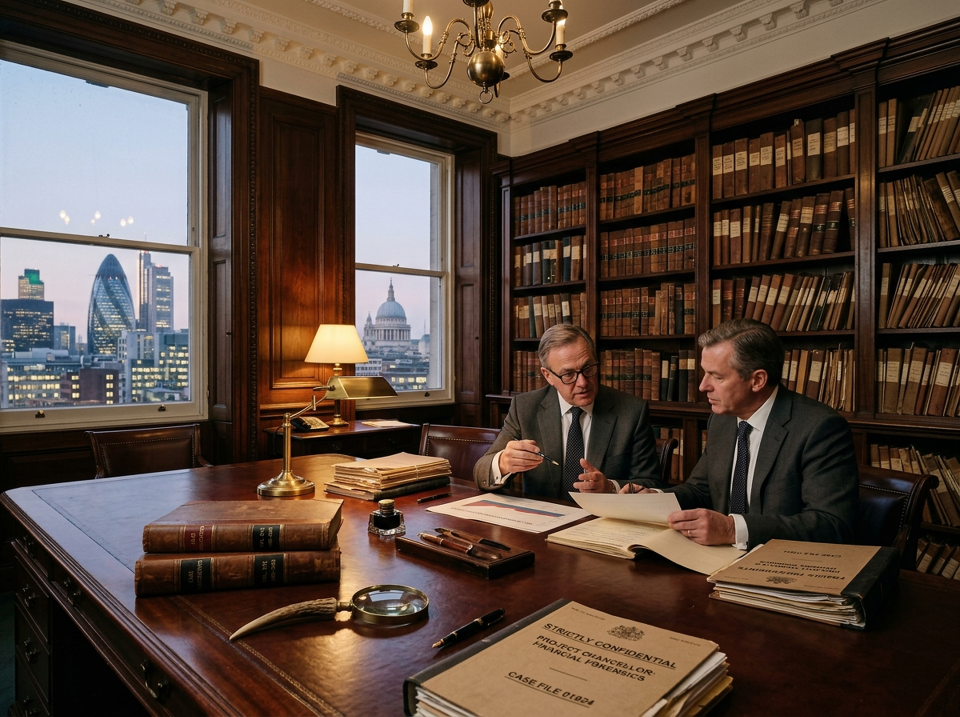
#> input picture assets/images/about/about-history.jpg, 3840 x 2867 px, given in place of contract_deal_review.jpg, which was not available (shown at 1/4 size)
$ python check_candidates.py
#> lines starting #> are read from the running program, lines starting #| are printed output that depends on the picture
import os, glob
from PIL import Image

scratch = r"C:\Users\thand\.gemini\antigravity\brain\23316da3-e558-4e4a-9c0f-11f4730e426e\scratch"
brain_dir = r"C:\Users\thand\.gemini\antigravity\brain\23316da3-e558-4e4a-9c0f-11f4730e426e"

candidates = [
    'contract_deal_review.jpg',
    'blog_legal_documents.jpg',
    'towers_reflection.jpg',
    'first_national_bank.jpg',
    'case_files_audit.jpg',
    'confidential_conference.jpg'
]

# Check if used anywhere in Website/assets/images
assets_images = glob.glob(r"c:\Users\thand\Desktop\Website\assets\images\**\*.*", recursive=True)
asset_basenames = {os.path.basename(f) for f in assets_images}

print("Checking candidate files:")
for c in candidates:
    src_p = os.path.join(scratch, c)
    im = Image.open(src_p)
#> im is the input picture: PIL image 3840x2867 RGB; mean R, G, B 88.3, 70.6, 59
    # create preview in brain_dir
    prev_path = os.path.join(brain_dir, f"preview_{c}")
    im_thumb = im.copy()
    im_thumb.thumbnail((800, 450), Image.Resampling.LANCZOS)
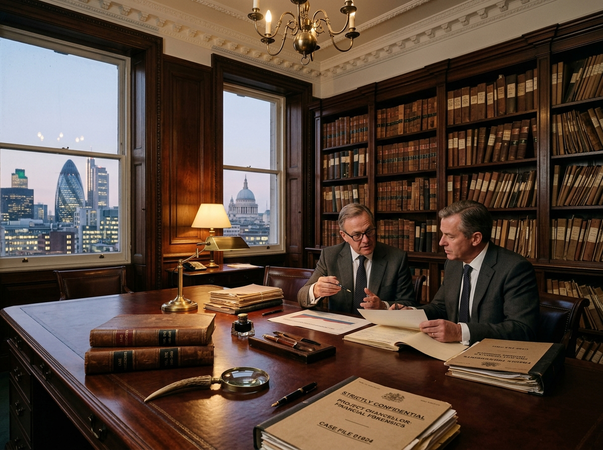
#> im_thumb: PIL image 603x450 RGB; mean R, G, B 88.2, 70.5, 58.9
    im_thumb.save(prev_path, "JPEG", quality=85)
    in_assets = c in asset_basenames
    print(f"  {c}: size={im.size}, saved preview to {prev_path}, in_assets={in_assets}")
#|   contract_deal_review.jpg: size=(3840, 2867), saved preview to C:\Users\thand\.gemini\antigravity\brain\23316da3-e558-4e4a-9c0f-11f4730e426e/preview_contract_deal_review.jpg, in_assets=False
#> pass 2 of the loop `for c in candidates:`:
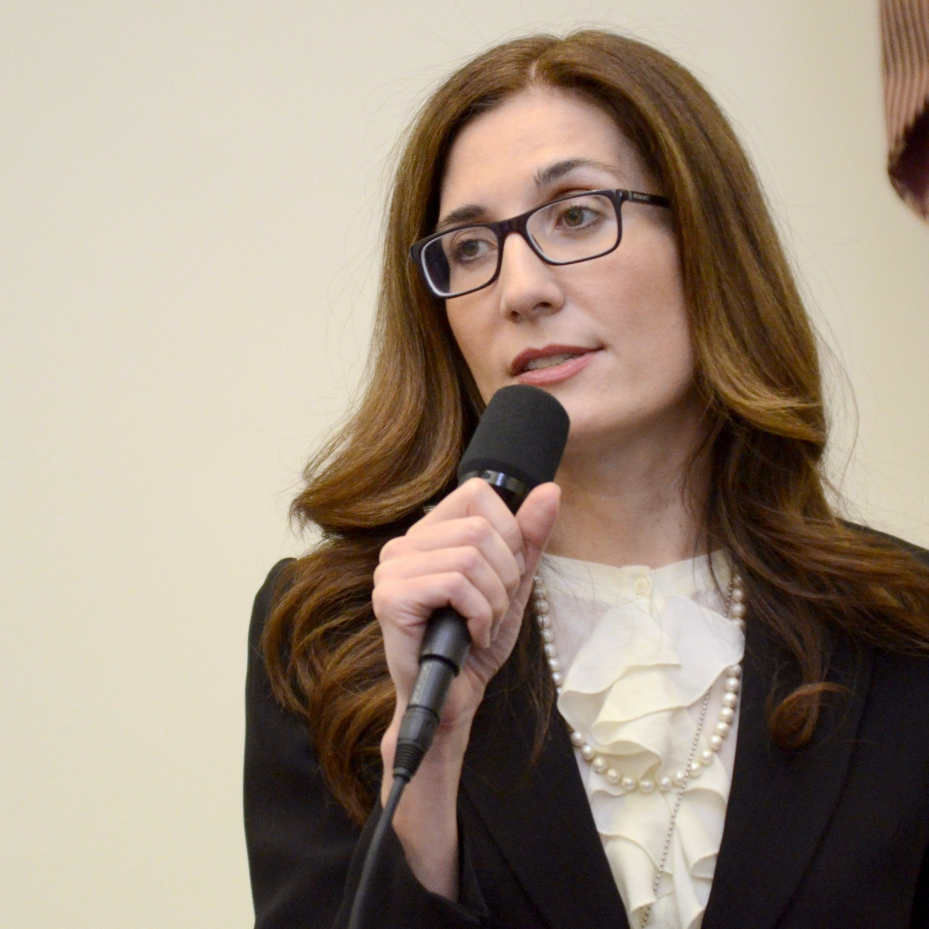
#> input picture assets/images/blog/author-amira-khalil.jpg, 2785 x 2785 px, given in place of blog_legal_documents.jpg, which was not available (shown at 1/3 size)
#> im is the input picture: PIL image 2785x2785 RGB; mean R, G, B 158.6, 143.4, 127.8
#> `im_thumb.thumbnail((800, 450), Image.Resampling.LANCZOS)`:
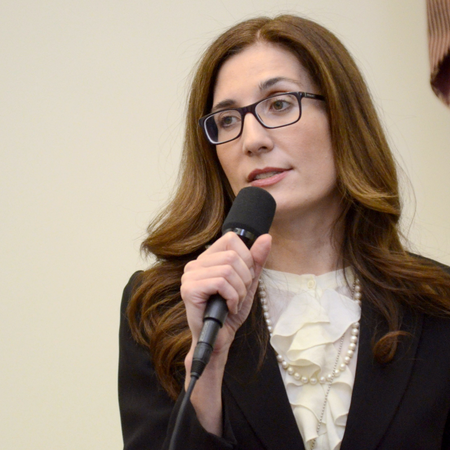
#> im_thumb: PIL image 450x450 RGB; mean R, G, B 158.5, 143.3, 127.7
#|   blog_legal_documents.jpg: size=(2785, 2785), saved preview to C:\Users\thand\.gemini\antigravity\brain\23316da3-e558-4e4a-9c0f-11f4730e426e/preview_blog_legal_documents.jpg, in_assets=False
#> (the run stopped early here; a loop or call above may not have finished)
